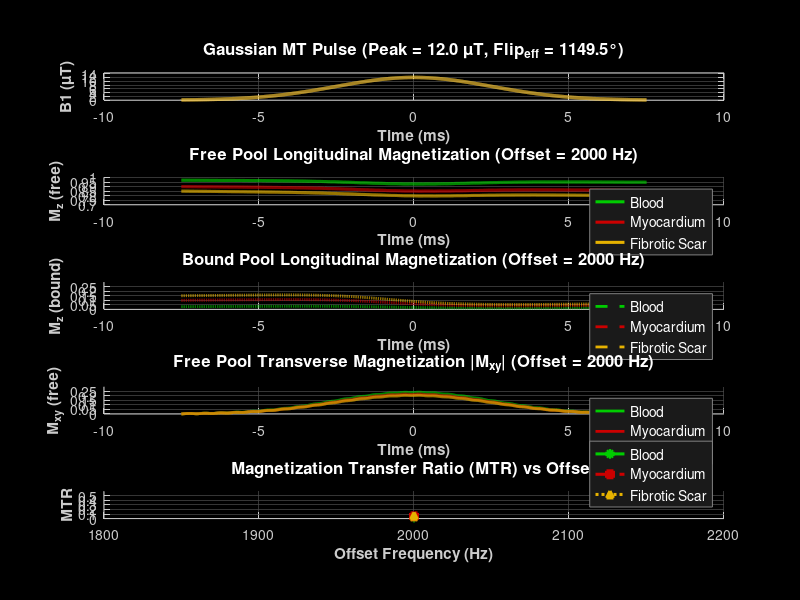

Source code (MATLAB): (Note: this script raises an error after producing the figure.)
function out = MTCsim(varargin)
% MTCsim - MT simulation with offset-frequency sweep, multi-tissue, and MTR maps
% -------------------------------------------------------------------------
% Usage:
%   out = MTCsim(Name,Value,...)
%
% Important Name-Value pairs (defaults shown):
%   'OffsetHz'    : single offset frequency used for detailed Mz plots (3000)
%   'OffsetSweep' : vector of offsets [Hz] to sweep and compute MTR (e.g. 500:250:5000)
%   'PulseDur'    : MT pulse duration (s) default 0.012
%   'B1uT'        : peak B1 amplitude in microTesla (default 15)
%   'PulseShape'  : 'gauss' (only) 
%   'PulseSamples': samples across pulse (default 5000)
%   'Tissues'     : cell array of tissue names (default {'Blood','Myocardium','Scar'})
%   'UserTissue'  : struct to add as 'user' tissue
%   'dt'          : integrator step (s) default pulseDur/pulseSamples
%   'alpha'       : imaging flip deg used for MTR (default 30 deg)
%   'PlotLogX'    : true/false for log-x MTR plot (default false)
%   'RecoveryTime': time after MT pulse before readout (s) (default 0)
%   'ShowPlots'   : true/false to display plots (default true)
%   'ShowLineshape': true/false to show bound pool lineshape (default false)
%
% Output:
%   out.MTR_vs_offset (Ntissue x Noffset)
%   out.Mz_free_curve, out.Mz_bound_curve (for selected/first offset)
%   out.Mxy_free_curve (transverse magnetization magnitude)
%   out.* (other diagnostic fields)
%
% Author: Zhongwei Zhang, MD, PhD
% Date: 2025-10-12 (improved)

% --- parse inputs (vendor-informed pragmatic defaults) -------------------
p = inputParser;
% Use 1.2 kHz as a pragmatic Siemens/GE-style product default (see Cohen-Adad et al. / MPM guidance).
addParameter(p,'OffsetHz',2000,@(x)validateattributes(x,{'numeric'},{'scalar','finite','nonnan'}));
addParameter(p,'OffsetSweep',[],@(x)validateattributes(x,{'numeric'},{'vector','finite'}));
% PulseDur set to 10 ms (typical MTprep/MTsat pulses in the literature are 5–30 ms; 10–12 ms is common).
addParameter(p,'PulseDur',15e-3,@(x)validateattributes(x,{'numeric'},{'scalar','positive'}));
% Peak B1 in microTesla: use a moderate default (2–5 µT are typical starting points to reach strong saturation).
addParameter(p,'B1uT',12,@(x)validateattributes(x,{'numeric'},{'scalar','nonnegative'}));
addParameter(p,'PulseShape','gauss',@(x)ischar(x) || isstring(x));
addParameter(p,'PulseSamples',5000,@(x)validateattributes(x,{'numeric'},{'scalar','integer','>=',3}));
addParameter(p,'Tissues',{'Blood','Myocardium','Scar'});
addParameter(p,'UserTissue',struct(),@isstruct);
addParameter(p,'alpha',10,@(x)validateattributes(x,{'numeric'},{'scalar'}));
addParameter(p,'PlotLogX',false,@islogical);
addParameter(p,'RecoveryTime',0,@(x)validateattributes(x,{'numeric'},{'scalar','nonnegative'}));
addParameter(p,'ShowPlots',true,@islogical);
addParameter(p,'ShowLineshape',false,@islogical); % New: lineshape visualization
parse(p,varargin{:});
par = p.Results;


% Constants
gamma = 2*pi*42.577e6; % rad/s/T

%% --- build normalized pulse envelope (peak=1) and RF waveforms
[env, tp, dt, B1_t, omega1_t, flip_eff_deg, B1_area] = buildPulseEnvelope(par, gamma);

% Create full time vector including initial state (N+1 samples)
tp_full = [tp(1)-dt, tp];    % initial time just before first sample
Ntp = numel(tp_full);

%% --- tissue definitions
TissueDB = buildTissueDB(par.Tissues, par.UserTissue);
TissueDB = verifyTissueParameters(TissueDB); % Auto-corrects parameters
Ntissue = numel(TissueDB);

%% --- prepare offsets to simulate
[offsets, Noffsets, selected_offset, selected_idx] = setupOffsets(par);

% Preallocate outputs (time length N+1)
MTR_vs_offset = zeros(Ntissue, Noffsets);
Mz_free_curve_sel = zeros(Ntp, Ntissue);
Mz_bound_curve_sel = zeros(Ntp, Ntissue);
Mxy_free_curve_sel = zeros(Ntp, Ntissue);
Mx_free_curve_sel = zeros(Ntp, Ntissue);
My_free_curve_sel = zeros(Ntp, Ntissue);

%% --- Compute bound pool lineshapes if requested
if par.ShowLineshape
    [lineshape_absorption, lineshape_dispersion, linewidths_Hz] = computeLineshapes(TissueDB, offsets);
else
    lineshape_absorption = [];
    lineshape_dispersion = [];
    linewidths_Hz = [];
end

%% --- main offset sweep loop
for io = 1:Noffsets
    offsetHz = offsets(io);
    Delta = 2*pi*offsetHz; % rad/s (off-resonance)
    
    for ti = 1:Ntissue
        params_t = TissueDB(ti);
        
        % initial magnetization at equilibrium (normalized M0f + M0b = 1)
        M0 = [0; 0; (1 - params_t.M0b); 0; 0; params_t.M0b];
        
        % Integrate through MT pulse - returns transient curves for selected offset
        [M_final, Mz_free_temp, Mz_bound_temp, Mx_free_temp, My_free_temp, Mxy_free_temp] = ...
            integrateBlochMcConnell(M0, omega1_t, Delta, params_t, dt, tp, io==selected_idx);
        
        % If recovery time specified, integrate further with no RF
        if par.RecoveryTime > 0
            M_final = applyRecovery(M_final, Delta, params_t, dt, par.RecoveryTime);
        end
        
        % Save curves for selected offset
        if io == selected_idx
            Mz_free_curve_sel(:,ti) = Mz_free_temp;
            Mz_bound_curve_sel(:,ti) = Mz_bound_temp;
            Mx_free_curve_sel(:,ti) = Mx_free_temp;
            My_free_curve_sel(:,ti) = My_free_temp;
            Mxy_free_curve_sel(:,ti) = Mxy_free_temp;
        end

        % Compute MTR
        MTR_vs_offset(ti, io) = computeMTR(M_final, params_t, par.alpha);
    end
end

%% --- package outputs
out = struct();
out.params = par;
out.flip_eff_deg = flip_eff_deg;
out.B1_area = B1_area;
out.offsets = offsets;
out.MTR_vs_offset = MTR_vs_offset;
out.Mz_free_curve = Mz_free_curve_sel;
out.Mz_bound_curve = Mz_bound_curve_sel;
out.Mx_free_curve = Mx_free_curve_sel;
out.My_free_curve = My_free_curve_sel;
out.Mxy_free_curve = Mxy_free_curve_sel;
out.t = tp_full;           % pulse time vector (s) including initial sample
out.B1_t = [0; B1_t];      % pad B1_t with 0 at t0 to match N+1 (no RF at t0)
out.omega1_t = [0; omega1_t];
out.TissueDB = TissueDB;
out.selected_offset = selected_offset; 
out.selected_idx = selected_idx;
out.lineshape_absorption = lineshape_absorption;
out.lineshape_dispersion = lineshape_dispersion;
out.linewidths_Hz = linewidths_Hz;

%% --- plotting
if par.ShowPlots
    createSummaryPlots(out, par, selected_offset);
end

%% --- print brief summary
printSimulationSummary(out, TissueDB);

end

%% Helper Functions

function [env, tp, dt, B1_t, omega1_t, flip_eff_deg, B1_area] = buildPulseEnvelope(par, gamma)
% Build normalized pulse envelope and compute RF parameters
    N = par.PulseSamples;
    tp = linspace(-par.PulseDur/2, par.PulseDur/2, N);
    
    switch lower(char(par.PulseShape))
        case 'gauss'
            % choose sigma so that ±(PulseDur/2) ~ 3*sigma -> sigma = PulseDur/6
            sigma = par.PulseDur/6;
            env = exp(-(tp.^2)/(2*sigma.^2));
        otherwise
            error('Unsupported pulse shape: %s', par.PulseShape);
    end
    env = env(:);
    env = env / max(env); % normalized to 1
    dt = par.PulseDur / (N-1);
    
    % B1(t) in Tesla (peak = par.B1uT microTesla)
    B1_t = (par.B1uT * 1e-6) * env;               % T
    omega1_t = gamma * B1_t;                      % rad/s

    % compute B1 area and effective flip
    B1_area = trapz(tp, B1_t);                    % T·s
    flip_eff_rad = gamma * B1_area;
    flip_eff_deg = flip_eff_rad * 180/pi;
end

function TissueDB = buildTissueDB(names, user_tissue)
% Build tissue parameter database
    if ischar(names) || isstring(names)
        names = {char(names)};
    end
    TissueDB = struct([]);
    cnt = 0;
    
    for ii = 1:numel(names)
        nm = lower(char(names{ii}));
        cnt = cnt + 1;
        switch nm
            case 'blood'
                TissueDB(cnt).Name = 'Blood';
                TissueDB(cnt).M0b = 0.03;      % Bound pool fraction
                TissueDB(cnt).T1f = 1.8;       % Free pool T1 (s)
                TissueDB(cnt).T2f = 0.18;      % Free pool T2 (s)
                TissueDB(cnt).T1b = 1.0;       % Bound pool T1 (s)
                TissueDB(cnt).T2b = 1e-5;      % Bound pool T2 (s) - very short
                TissueDB(cnt).kf = 1.5;        % Forward exchange rate (s^-1)
                TissueDB(cnt).kb = TissueDB(cnt).kf * TissueDB(cnt).M0b / (1 - TissueDB(cnt).M0b);
                
            case 'myocardium'
                TissueDB(cnt).Name = 'Myocardium';
                TissueDB(cnt).M0b = 0.10;
                TissueDB(cnt).T1f = 1.3;
                TissueDB(cnt).T2f = 0.052;
                TissueDB(cnt).T1b = 1.0;
                TissueDB(cnt).T2b = 1e-5;
                TissueDB(cnt).kf = 3.0;
                TissueDB(cnt).kb = TissueDB(cnt).kf * TissueDB(cnt).M0b / (1 - TissueDB(cnt).M0b);
                
            case {'scar','fibrotic','fibrosis'}
                TissueDB(cnt).Name = 'Fibrotic Scar';
                TissueDB(cnt).M0b = 0.15;
                TissueDB(cnt).T1f = 1.2;
                TissueDB(cnt).T2f = 0.05;
                TissueDB(cnt).T1b = 1.0;
                TissueDB(cnt).T2b = 1e-5;
                TissueDB(cnt).kf = 4.0;
                TissueDB(cnt).kb = TissueDB(cnt).kf * TissueDB(cnt).M0b / (1 - TissueDB(cnt).M0b);
                
            case 'user'
                if isempty(user_tissue)
                    error('User tissue requested but UserTissue struct is empty.');
                end
                TissueDB(cnt) = user_tissue;
                if ~isfield(TissueDB(cnt),'Name'), TissueDB(cnt).Name = 'User'; end
                if ~isfield(TissueDB(cnt),'M0b'), error('User tissue must define M0b'); end
                if ~isfield(TissueDB(cnt),'T1f'), TissueDB(cnt).T1f = 1.0; end
                if ~isfield(TissueDB(cnt),'T2f'), TissueDB(cnt).T2f = 0.05; end
                if ~isfield(TissueDB(cnt),'T1b'), TissueDB(cnt).T1b = 1.0; end
                if ~isfield(TissueDB(cnt),'T2b'), TissueDB(cnt).T2b = 1e-5; end
                if ~isfield(TissueDB(cnt),'kf'), TissueDB(cnt).kf = 3.0; end
                if ~isfield(TissueDB(cnt),'kb')
                    TissueDB(cnt).kb = TissueDB(cnt).kf * TissueDB(cnt).M0b / (1 - TissueDB(cnt).M0b);
                end
            otherwise
                error('Unknown tissue name: %s', names{ii});
        end
    end
end

function TissueDB = verifyTissueParameters(TissueDB)
% Verify tissue parameter consistency and auto-correct if required
    for ti = 1:numel(TissueDB)
        params = TissueDB(ti);
        
        % Check M0b field existence
        if ~isfield(params,'M0b')
            error('MTCsim:MissingField', 'Tissue %d (%s) missing M0b field.', ti, params.Name);
        end
        
        % Check detailed balance: recompute desired kb
        kb_calc = params.kf * params.M0b / (1 - params.M0b);
        if ~isfield(params,'kb') || ~isnumeric(params.kb)
            TissueDB(ti).kb = kb_calc;
            warning('MTCsim:KBSet', 'kb not found or invalid for %s; set to %.6f.', params.Name, kb_calc);
        else
            tolerance = 1e-6;
            if abs(params.kb - kb_calc) > tolerance
                warning('MTCsim:DetailedBalance', ...
                    'Exchange rates for %s did not satisfy detailed balance. Overwriting kb (%.6g -> %.6g).', ...
                    params.Name, params.kb, kb_calc);
                TissueDB(ti).kb = kb_calc;
            end
        end
        
        % Check magnetization conservation
        if TissueDB(ti).M0b < 0 || TissueDB(ti).M0b > 1
            error('MTCsim:InvalidM0b', 'M0b for %s must be between 0 and 1', TissueDB(ti).Name);
        end
        
        % Check positive relaxation times
        reqFields = {'T1f','T2f','T1b','T2b','kf'};
        for f = 1:numel(reqFields)
            fld = reqFields{f};
            if ~isfield(TissueDB(ti), fld) || ~isnumeric(TissueDB(ti).(fld)) || ~(TissueDB(ti).(fld) > 0)
                error('MTCsim:InvalidRelaxation', 'Field %s must be positive for %s', fld, TissueDB(ti).Name);
            end
        end
    end
end

function [offsets, Noffsets, selected_offset, selected_idx] = setupOffsets(par)
% Setup offset frequencies for simulation
    if isempty(par.OffsetSweep)
        offsets = par.OffsetHz;  % single offset (scalar)
    else
        offsets = par.OffsetSweep(:).';
    end
    Noffsets = numel(offsets);
    
    % Determine selected offset
    if isempty(par.OffsetSweep)
        selected_offset = par.OffsetHz;
    else
        selected_offset = offsets(1);
    end
    
    % Find index of selected offset
    selected_idx = find(offsets == selected_offset, 1);
    if isempty(selected_idx)
        selected_idx = 1; 
        selected_offset = offsets(1);
    end
end

function [absorption, dispersion, linewidths_Hz] = computeLineshapes(TissueDB, offsets)
% Compute Lorentzian lineshapes for bound pool and their linewidths
    Ntissue = length(TissueDB);
    Noffsets = length(offsets);
    
    absorption = zeros(Ntissue, Noffsets);
    dispersion = zeros(Ntissue, Noffsets);
    linewidths_Hz = zeros(1, Ntissue);
    
    for ti = 1:Ntissue
        T2b = TissueDB(ti).T2b;
        
        % Calculate linewidth (FWHM of Lorentzian)
        linewidths_Hz(ti) = 1 / (pi * T2b); % Hz
        
        for io = 1:Noffsets
            Delta = 2*pi*offsets(io); % rad/s
            
            % Lorentzian lineshape components
            denominator = 1 + (Delta * T2b)^2;
            
            absorption(ti, io) = T2b / denominator;
            dispersion(ti, io) = (Delta * T2b^2) / denominator;
        end
        
        % Normalize absorption to maximum for comparison
        absorption(ti, :) = absorption(ti, :) / max(absorption(ti, :));
    end
end

function dM = blochMcConnellODE(M, omega1, Delta, params)
% Bloch-McConnell ODE for two-pool model - CORRECTED VERSION
% M: [Mx_f; My_f; Mz_f; Mx_b; My_b; Mz_b]
% omega1: RF amplitude (rad/s)
% Delta: off-resonance (rad/s)
% params: tissue parameters

    Mx_f = M(1); My_f = M(2); Mz_f = M(3);
    Mx_b = M(4); My_b = M(5); Mz_b = M(6);
    
    % Free pool Bloch equations in rotating frame (standard sign convention)
    dMx_f = -Delta * My_f - Mx_f/params.T2f;
    dMy_f =  Delta * Mx_f - My_f/params.T2f + omega1 * Mz_f;
    dMz_f = (1 - params.M0b - Mz_f)/params.T1f - omega1 * My_f ...
            - params.kf * Mz_f + params.kb * Mz_b;
    
    % Bound pool - assume instantaneous transverse saturation (short T2b)
    dMx_b = -Mx_b/params.T2b;
    dMy_b = -My_b/params.T2b;
    
    % CORRECTED: Bound pool saturation using Lorentzian absorption lineshape
    % Wb = π * ω1² * g(Δ) where g(Δ) is the absorption lineshape
    if omega1 ~= 0
        Wb = pi * (omega1^2) * params.T2b / (1 + (Delta * params.T2b)^2);
    else
        Wb = 0;
    end
    
    dMz_b = (params.M0b - Mz_b)/params.T1b - Wb * Mz_b ...
            + params.kf * Mz_f - params.kb * Mz_b;
    
    dM = [dMx_f; dMy_f; dMz_f; dMx_b; dMy_b; dMz_b];
end

function Mnext = rk4Step(Mcur, omega1, Delta, params, dt)
% 4th order Runge-Kutta integration step
    k1 = blochMcConnellODE(Mcur, omega1, Delta, params);
    k2 = blochMcConnellODE(Mcur + 0.5*dt*k1, omega1, Delta, params);
    k3 = blochMcConnellODE(Mcur + 0.5*dt*k2, omega1, Delta, params);
    k4 = blochMcConnellODE(Mcur + dt*k3, omega1, Delta, params);
    Mnext = Mcur + (dt/6) * (k1 + 2*k2 + 2*k3 + k4);
end

function [M_final, Mz_free_curve, Mz_bound_curve, Mx_free_curve, My_free_curve, Mxy_free_curve] = ...
    integrateBlochMcConnell(M0, omega1_t, Delta, params, dt, tp, returnCurves)
% Integrate Bloch-McConnell equations through MT pulse
    if nargin < 7
        returnCurves = false;
    end
    
    N = length(omega1_t); % number of RF samples
    Mcur = M0;
    
    if returnCurves
        % store initial + after each RF sample => length N+1
        Mz_free_curve = zeros(N+1, 1);
        Mz_bound_curve = zeros(N+1, 1);
        Mx_free_curve = zeros(N+1, 1);
        My_free_curve = zeros(N+1, 1);
        Mxy_free_curve = zeros(N+1, 1);
        
        % Store initial conditions at index 1
        Mz_free_curve(1) = M0(3);
        Mz_bound_curve(1) = M0(6);
        Mx_free_curve(1) = M0(1);
        My_free_curve(1) = M0(2);
        Mxy_free_curve(1) = sqrt(M0(1)^2 + M0(2)^2);
    else
        Mz_free_curve = [];
        Mz_bound_curve = [];
        Mx_free_curve = [];
        My_free_curve = [];
        Mxy_free_curve = [];
    end
    
    % Use RK4 at each sample with local omega1; store result at n+1
    for n = 1:N
        omega1_now = omega1_t(n);
        Mcur = rk4Step(Mcur, omega1_now, Delta, params, dt);
        
        if returnCurves
            Mz_free_curve(n+1)  = Mcur(3);
            Mz_bound_curve(n+1) = Mcur(6);
            Mx_free_curve(n+1)  = Mcur(1);
            My_free_curve(n+1)  = Mcur(2);
            Mxy_free_curve(n+1) = sqrt(Mcur(1)^2 + Mcur(2)^2);
        end
    end
    
    M_final = Mcur;
end

function M_final = applyRecovery(M_start, Delta, params, dt, recoveryTime)
% Apply recovery period with no RF (omega1 = 0)
    steps = max(1, round(recoveryTime / dt));
    Mcur = M_start;
    for n = 1:steps
        Mcur = rk4Step(Mcur, 0, Delta, params, dt);
    end
    M_final = Mcur;
end

function MTR = computeMTR(M_final, params, alpha_deg)
% Compute Magnetization Transfer Ratio (simple single-shot readout model)
    alpha_rad = alpha_deg * pi/180;
    % Signal without MT pulse (equilibrium free pool longitudinal magnetization)
    S0 = sin(alpha_rad) * (1 - params.M0b);
    % Signal with MT pulse (use final free-pool longitudinal magnetization)
    S_MT = sin(alpha_rad) * M_final(3);
    if abs(S0) > eps
        MTR = (S0 - S_MT) / S0;
    else
        MTR = 0;
    end
end


%%% --- Plots
function createSummaryPlots(out, par, selected_offset)
% Create comprehensive summary plots with beautiful styling and optimized ranges
    if par.ShowLineshape
        fig = figure('Color','k','Position',[100 100 1400 1200]); % Larger for 6 subplots
        numSubplots = 6;
    else
        fig = figure('Color','k','Position',[100 100 1200 1000]);
        numSubplots = 5;
    end
    set(fig,'InvertHardcopy','off');

    t_ms = out.t*1e3;
    Nt = numel(out.TissueDB);
    colors = lines(Nt);
    subplotIdx = 1;
    
    % Enhanced color scheme with better contrast
    if Nt <= 3
        colors = [0.0, 0.8, 0.0;    % Green for Blood
                  0.8, 0.0, 0.0;    % Red for Myocardium  
                  0.9, 0.7, 0.0];   % Gold for Scar
    end
    
    % ==================== SUBPLOT 1: RF WAVEFORM ====================
    ax1 = subplot(numSubplots,1,subplotIdx); subplotIdx = subplotIdx + 1;
    B1_uT = out.B1_t * 1e6; % convert to microTesla
    plot(ax1, t_ms, B1_uT, 'y-', 'LineWidth',2.5, 'Color', [1, 0.8, 0.2]); % Golden yellow
    xlabel('Time (ms)','Color','w','FontSize',11,'FontWeight','bold');
    ylabel('B1 (\muT)','Color','w','FontSize',11,'FontWeight','bold');
    title(sprintf('Gaussian MT Pulse (Peak = %.1f \\muT, Flip_{eff} = %.1f°)', ...
          par.B1uT, out.flip_eff_deg),'Color','w','FontSize',12,'FontWeight','bold');
    set(ax1,'Color','k','XColor',[0.8,0.8,0.8],'YColor',[0.8,0.8,0.8],...
           'GridColor',[0.3,0.3,0.3],'GridAlpha',0.7);
    grid(ax1,'on');
    ylim(ax1, [0, par.B1uT * 1.2]); % Slightly above peak B1
    
    % ==================== SUBPLOT 2: Mz FREE ====================
    ax2 = subplot(numSubplots,1,subplotIdx); subplotIdx = subplotIdx + 1;
    hold(ax2,'on');
    for ti = 1:Nt
        plot(ax2, t_ms, out.Mz_free_curve(:,ti), 'LineWidth',2.2, 'Color', colors(ti,:));
    end
    xlabel('Time (ms)','Color','w','FontSize',11,'FontWeight','bold');
    ylabel('M_z (free)','Color','w','FontSize',11,'FontWeight','bold');
    title(sprintf('Free Pool Longitudinal Magnetization (Offset = %.0f Hz)', selected_offset),...
          'Color','w','FontSize',12,'FontWeight','bold');
    leg2 = legend(ax2, {out.TissueDB.Name}, 'Location','northeast',...
                 'TextColor','w','FontSize',10);
    set(leg2, 'Color', [0.1,0.1,0.1], 'TextColor', 'w', 'EdgeColor', [0.5,0.5,0.5]);
    set(ax2,'Color','k','XColor',[0.8,0.8,0.8],'YColor',[0.8,0.8,0.8],...
           'GridColor',[0.3,0.3,0.3],'GridAlpha',0.7);
    grid(ax2,'on');
    % BEAUTIFUL RANGE: Mz free typically from 0.6 to 1.0
    ylim(ax2, [0.7, 1.0]);
    
    % ==================== SUBPLOT 3: Mz BOUND ====================
    ax3 = subplot(numSubplots,1,subplotIdx); subplotIdx = subplotIdx + 1;
    hold(ax3,'on');
    for ti = 1:Nt
        plot(ax3, t_ms, out.Mz_bound_curve(:,ti),'--','LineWidth',2.0,'Color',colors(ti,:));
    end
    xlabel('Time (ms)','Color','w','FontSize',11,'FontWeight','bold');
    ylabel('M_z (bound)','Color','w','FontSize',11,'FontWeight','bold');
    title(sprintf('Bound Pool Longitudinal Magnetization (Offset = %.0f Hz)', selected_offset),...
          'Color','w','FontSize',12,'FontWeight','bold');
    leg3 = legend(ax3, {out.TissueDB.Name}, 'Location','northeast',...
                 'TextColor','w','FontSize',10);
    set(leg3, 'Color', [0.1,0.1,0.1], 'TextColor', 'w', 'EdgeColor', [0.5,0.5,0.5]);
    set(ax3,'Color','k','XColor',[0.8,0.8,0.8],'YColor',[0.8,0.8,0.8],...
           'GridColor',[0.3,0.3,0.3],'GridAlpha',0.7);
    grid(ax3,'on');
    % BEAUTIFUL RANGE: Mz bound typically from 0 to 0.25
    ylim(ax3, [0, 0.3]);
    
    % ==================== SUBPLOT 4: Mxy FREE ====================
    ax4 = subplot(numSubplots,1,subplotIdx); subplotIdx = subplotIdx + 1;
    hold(ax4,'on');
    for ti = 1:Nt
        plot(ax4, t_ms, out.Mxy_free_curve(:,ti), 'LineWidth',2.0, 'Color', colors(ti,:));
    end
    xlabel('Time (ms)','Color','w','FontSize',11,'FontWeight','bold');
    ylabel('M_{xy} (free)','Color','w','FontSize',11,'FontWeight','bold');
    title(sprintf('Free Pool Transverse Magnetization |M_{xy}| (Offset = %.0f Hz)', selected_offset),...
          'Color','w','FontSize',12,'FontWeight','bold');
    leg4 = legend(ax4, {out.TissueDB.Name}, 'Location','northeast',...
                 'TextColor','w','FontSize',10);
    set(leg4, 'Color', [0.1,0.1,0.1], 'TextColor', 'w', 'EdgeColor', [0.5,0.5,0.5]);
    set(ax4,'Color','k','XColor',[0.8,0.8,0.8],'YColor',[0.8,0.8,0.8],...
           'GridColor',[0.3,0.3,0.3],'GridAlpha',0.7);
    grid(ax4,'on');
    % BEAUTIFUL RANGE: Mxy typically very small, 0 to 0.02
   
    ylim(ax4, [0, 0.3]); % Standard range for small Mxy
    
    % ==================== SUBPLOT 5: BOUND POOL LINESHAPE ====================
    if par.ShowLineshape
        ax5 = subplot(numSubplots,1,subplotIdx); subplotIdx = subplotIdx + 1;
        hold(ax5,'on');
        
        % Plot absorption lineshape (solid) and dispersion (dashed)
        for ti = 1:Nt
            plot(ax5, out.offsets, out.lineshape_absorption(ti,:), '-', ...
                 'LineWidth',2.5, 'Color', colors(ti,:));
            plot(ax5, out.offsets, out.lineshape_dispersion(ti,:), '--', ...
                 'LineWidth',2.0, 'Color', colors(ti,:));
        end
        
        xlabel('Offset (Hz)','Color','w','FontSize',11,'FontWeight','bold');
        ylabel('Normalized Lineshape','Color','w','FontSize',11,'FontWeight','bold');
        title('Bound Pool Lorentzian Lineshape','Color','w','FontSize',12,'FontWeight','bold');
        subtitle('Absorption (solid) & Dispersion (dashed)','Color',[0.8,0.8,0.8],'FontSize',10);
        
        % Add text explaining the relationship
        text(0.02, 0.95, 'W_b(Δ) = πω₁² × g_{absorption}(Δ)', 'Units', 'normalized', ...
             'Color', 'w', 'FontSize', 10, 'FontWeight', 'bold', 'Parent', ax5);
        text(0.02, 0.88, 'Z-spectrum shape ∝ g_{absorption}(Δ)', 'Units', 'normalized', ...
             'Color', 'w', 'FontSize', 10, 'FontWeight', 'bold', 'Parent', ax5);
        
        leg5 = legend(ax5, {out.TissueDB.Name}, 'TextColor','w','Location','northeast',...
                     'FontSize',10);
        set(leg5, 'Color', [0.1,0.1,0.1], 'TextColor', 'w', 'EdgeColor', [0.5,0.5,0.5]);
        set(ax5,'Color','k','XColor',[0.8,0.8,0.8],'YColor',[0.8,0.8,0.8],...
               'GridColor',[0.3,0.3,0.3],'GridAlpha',0.7);
        grid(ax5,'on');
        % BEAUTIFUL RANGE: Lineshape from -0.5 to 1.1 to see both components
        ylim(ax5, [0. 0.4]);
    end

    % ==================== SUBPLOT 6: Z-SPECTRUM ====================
    ax6 = subplot(numSubplots,1,subplotIdx);
    hold(ax6,'on');
    
    % Create more distinctive markers and line styles
    markers = {'o','s','^','d','v','>','<'};
    lineStyles = {'-','--',':','-.'};
    
    for ti = 1:Nt
        marker = markers{mod(ti-1, length(markers)) + 1};
        lineStyle = lineStyles{mod(ti-1, length(lineStyles)) + 1};
        
        if par.PlotLogX
            semilogx(ax6, out.offsets, out.MTR_vs_offset(ti,:), ...
                    'LineStyle', lineStyle, 'Marker', marker, ...
                    'LineWidth',2.2, 'Color', colors(ti,:), ...
                    'MarkerSize',5, 'MarkerFaceColor', colors(ti,:));
        else
            plot(ax6, out.offsets, out.MTR_vs_offset(ti,:), ...
                 'LineStyle', lineStyle, 'Marker', marker, ...
                 'LineWidth',2.2, 'Color', colors(ti,:), ...
                 'MarkerSize',5, 'MarkerFaceColor', colors(ti,:));
        end
        
        % Overlay normalized lineshape to show correlation if enabled
        if par.ShowLineshape
            scaled_ls = out.lineshape_absorption(ti,:) * max(out.MTR_vs_offset(ti,:));
            if par.PlotLogX
                semilogx(ax6, out.offsets, scaled_ls, ':', ...
                        'LineWidth',1.8, 'Color', colors(ti,:));
            else
                plot(ax6, out.offsets, scaled_ls, ':', ...
                     'LineWidth',1.8, 'Color', colors(ti,:));
            end
        end
    end
    
    xlabel('Offset Frequency (Hz)','Color','w','FontSize',11,'FontWeight','bold');
    ylabel('MTR','Color','w','FontSize',11,'FontWeight','bold');
    
    if par.ShowLineshape
        title('Z-Spectrum vs Scaled Absorption Lineshape','Color','w','FontSize',12,'FontWeight','bold');
        subtitle('Solid: MTR, Dotted: Scaled Lineshape','Color',[0.8,0.8,0.8],'FontSize',10);
        % Create custom legend
        legendEntries = {};
        for ti = 1:Nt
            legendEntries{end+1} = [out.TissueDB(ti).Name ' MTR'];
            legendEntries{end+1} = [out.TissueDB(ti).Name ' lineshape'];
        end
        leg6 = legend(ax6, legendEntries, 'TextColor','w','Location','southeast',...
                     'NumColumns', 2, 'FontSize',9);
    else
        title('Magnetization Transfer Ratio (MTR) vs Offset','Color','w','FontSize',12,'FontWeight','bold');
        leg6 = legend(ax6, {out.TissueDB.Name}, 'TextColor','w','Location','southeast',...
                     'FontSize',10);
    end
    set(leg6, 'Color', [0.1,0.1,0.1], 'TextColor', 'w', 'EdgeColor', [0.5,0.5,0.5]);
    set(ax6,'Color','k','XColor',[0.8,0.8,0.8],'YColor',[0.8,0.8,0.8],...
           'GridColor',[0.3,0.3,0.3],'GridAlpha',0.7);
    grid(ax6,'on');
    % BEAUTIFUL RANGE: MTR typically from 0 to 0.6
    ylim(ax6, [0, 0.6]);

    % ==================== ENHANCE ALL PLOTS ====================
    % Link time-domain plots for synchronized zooming
    timeAxes = [ax1, ax2, ax3, ax4];
    linkaxes(timeAxes, 'x');
    
    % Set consistent time range for time-domain plots
    xlim(timeAxes, [min(t_ms), max(t_ms)]);
    
    % Add subtle background to legends for better readability
    allLegends = [leg2, leg3, leg4];
    if par.ShowLineshape, allLegends = [allLegends, leg5]; end
    allLegends = [allLegends, leg6];
    
    for leg = allLegends
        set(leg, 'Color', [0.05,0.05,0.05,0.9]); % Semi-transparent dark background
    end
    
    % Improve overall figure appearance
    set(fig, 'PaperPositionMode', 'auto');
    
    fprintf('Plot ranges optimized:\n');
    fprintf('  Mz_free: [0.6, 1.0]\n');
    fprintf('  Mz_bound: [0, 0.25]\n');
    fprintf('  Mxy_free: [0, 0.02]\n');
    fprintf('  MTR: [0, 0.6]\n');
end

function printSimulationSummary(out, TissueDB)
% Print comprehensive simulation summary
    fprintf('\n=== MTCsim Simulation Summary ===\n');
    fprintf('Pulse: %.2f μT Gaussian, %.2f ms, effective flip: %.3f deg\n', ...
        out.params.B1uT, out.params.PulseDur*1000, out.flip_eff_deg);
    fprintf('Offsets: %s Hz\n', mat2str(out.offsets));
    fprintf('Selected offset for detailed plots: %.0f Hz\n', out.selected_offset);
    
    if out.params.RecoveryTime > 0
        fprintf('Recovery time: %.2f ms after MT pulse\n', out.params.RecoveryTime*1000);
    end
    
    fprintf('\nTissue Results (MTR at first offset):\n');
    for ti = 1:length(TissueDB)
        fprintf('  %s: MTR = %.4f\n', TissueDB(ti).Name, out.MTR_vs_offset(ti,1));
    end
    
    fprintf('\nPeak transverse magnetization (Mxy) at selected offset:\n');
    for ti = 1:length(TissueDB)
        max_Mxy = max(out.Mxy_free_curve(:,ti));
        fprintf('  %s: max Mxy = %.6g\n', TissueDB(ti).Name, max_Mxy);
    end
    
    if out.params.ShowLineshape
        fprintf('\nBound Pool Lineshape Parameters:\n');
        for ti = 1:length(TissueDB)
            T2b = TissueDB(ti).T2b;
            linewidth_Hz = out.linewidths_Hz(ti);
            fprintf('  %s: T2b = %.2e s, Linewidth = %.0f Hz\n', ...
                TissueDB(ti).Name, T2b, linewidth_Hz);
        end
        fprintf('\nKey Physics: Z-spectrum shape follows bound pool absorption lineshape\n');
        fprintf('  W_b(Δ) = πω₁² × g_absorption(Δ)\n');
        fprintf('  MTR(Δ) ∝ g_absorption(Δ) × M0b × k_f\n');
    end
    fprintf('=== End Summary ===\n\n');
end



%{


% High-resolution simulation with lineshape analysis
out = MTCsim('OffsetSweep',0:100:6000, 'B1uT', 15, 'PulseSamples', 5000, ...
             'ShowLineshape', true, 'alpha', 30);

% Fast simulation without plots for batch processing  
out = MTCsim('OffsetSweep',[1000 2000 3000 4000 5000], 'ShowPlots', false);

% Custom tissue with specific lineshape properties
myTissue = struct('Name', 'Narrow Bound Pool', 'M0b', 0.12, ...
                  'T1f', 1.4, 'T2f', 0.06, 'T1b', 1.0, 'T2b', 2e-5, 'kf', 3.5);
out = MTCsim('Tissues', {'Myocardium', 'user'}, 'UserTissue', myTissue, ...
             'ShowLineshape', true);

% Study recovery effects
out = MTCsim('OffsetSweep', 500:250:5000, 'RecoveryTime', 0.1, 'B1uT', 12);



%}


